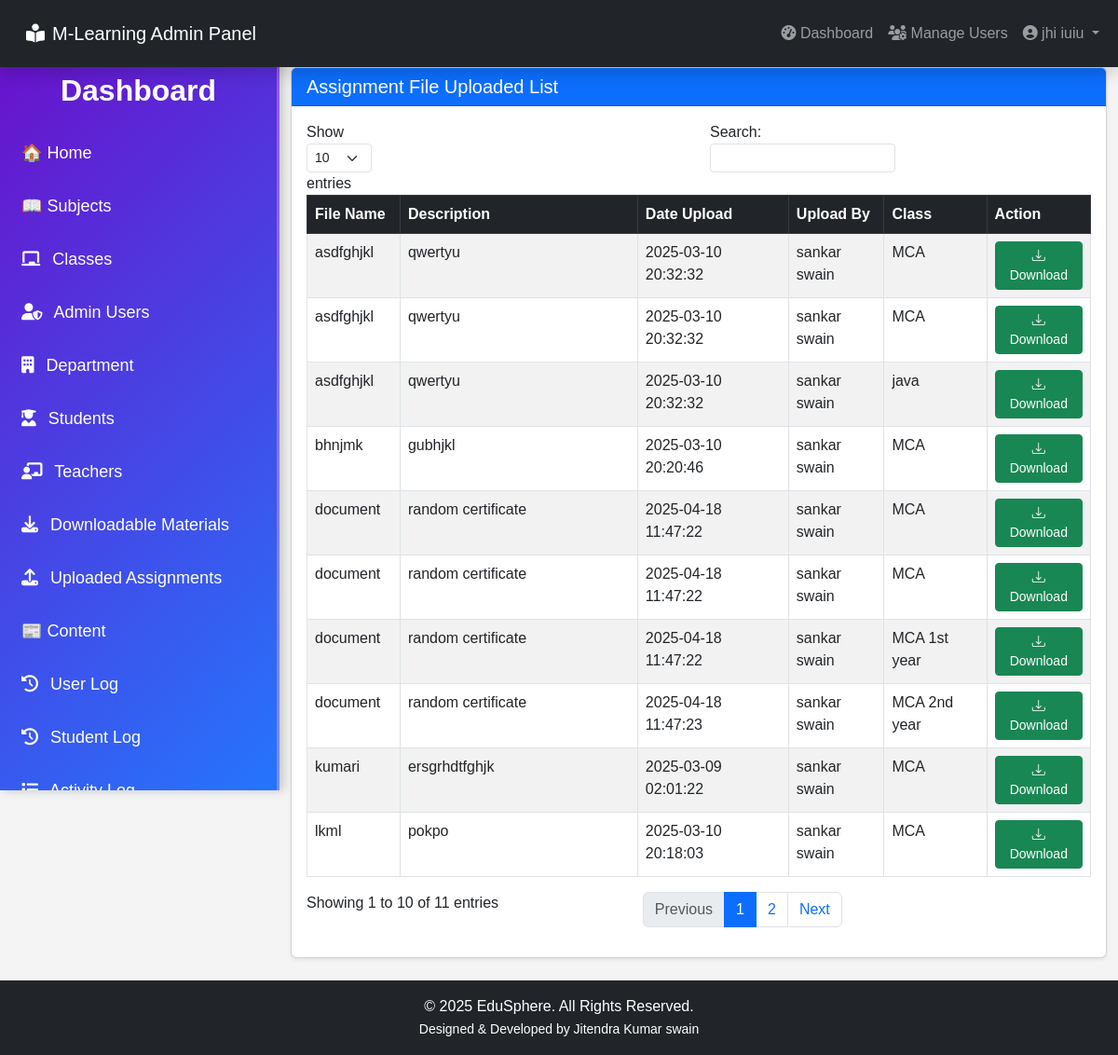
Screenshot of /admin/assignment/assignment.php (signed in) with the database file from the repository.
### tables this page shows
CREATE TABLE `users` (
  `user_id` int(11) NOT NULL,
  `username` varchar(100) NOT NULL,
  `password` varchar(100) NOT NULL,
  `firstname` varchar(100) NOT NULL,
  `lastname` varchar(100) NOT NULL,
  `date` varchar(30) NOT NULL DEFAULT current_timestamp()
);

CREATE TABLE `assignment` (
  `assignment_id` int(11) NOT NULL,
  `floc` varchar(300) NOT NULL,
  `fdatein` varchar(100) NOT NULL,
  `fdesc` varchar(100) NOT NULL,
  `teacher_id` int(11) NOT NULL,
  `class_id` int(11) NOT NULL,
  `fname` varchar(100) NOT NULL
);

CREATE TABLE `teacher` (
  `teacher_id` int(11) NOT NULL,
  `username` varchar(100) NOT NULL,
  `password` varchar(200) NOT NULL,
  `firstname` varchar(100) NOT NULL,
  `lastname` varchar(100) NOT NULL,
  `department_id` int(11) NOT NULL,
  `location` varchar(200) NOT NULL,
  `about` varchar(500) NOT NULL,
  `teacher_status` varchar(20) NOT NULL,
  `teacher_stat` varchar(100) NOT NULL
);

CREATE TABLE `class` (
  `class_id` int(11) NOT NULL,
  `class_name` varchar(100) NOT NULL
);

### admin/session.php (called while the page is built, shortened)
<?php
$session_id = $_SESSION['id'];
?>

### admin/assignment/assignment.php (the view, shortened to what this page needs)
<?php include('../header.php'); ?>
<?php include('../session.php'); ?>
<body>
    <?php include('../navbar.php'); ?>
    <div class="container-fluid mt-4">
        <div class="row mt-4">
            <div class="col-lg-3 col-md-4 d-none d-lg-block p-0 mt-5">
                <?php include('../sidebar_dashboard.php'); ?>
            </div>
            <div class="col-lg-9 mt-5">
                <div class="card shadow-sm">
                    <div class="card-header bg-primary text-white">
                        <h5 class="mb-0">Assignment File Uploaded List</h5>
                    </div>
                    <div class="card-body">
                        <?php
                            $query = mysqli_query($conn, "SELECT * FROM assignment
                                LEFT JOIN teacher ON teacher.teacher_id = assignment.teacher_id
                                LEFT JOIN teacher_class ON teacher_class.teacher_class_id = assignment.class_id
                                INNER JOIN class ON class.class_id = teacher_class.class_id")
                                or die(mysqli_error());
                            if (mysqli_num_rows($query) > 0) {
                        ?>
                        <div class="table-responsive">
                            <table id="assignmentTable" class="table table-striped table-bordered">
                                <thead class="table-dark">
                                    <tr>
                                        <th>File Name</th>
                                        <th>Description</th>
                                        <th>Date Upload</th>
                                        <th>Upload By</th>
                                        <th>Class</th>
                                        <th>Action</th>
                                    </tr>
                                </thead>
                                <tbody>
                                    <?php while($row = mysqli_fetch_array($query)) { ?>
                                    <tr>
                                        <td><?php echo $row['fname']; ?></td>
                                        <td><?php echo $row['fdesc']; ?></td>
                                        <td><?php echo $row['fdatein']; ?></td>
                                        <td><?php echo $row['firstname']." ".$row['lastname']; ?></td>
                                        <td><?php echo $row['class_name']; ?></td>
                                        <td>
                                            <a href="uploads/<?php echo $row['fname']; ?>" download class="btn btn-sm btn-success">
                                                <i class="bi bi-download"></i> Download
                                            </a>
                                        </td>
                                    </tr>
                                    <?php } ?>
                                </tbody>
                            </table>
                        </div>
                        <?php
                            } else {
                        ?>
                        <div class="alert alert-warning text-center" role="alert">
                            <i class="bi bi-exclamation-triangle"></i> No assignments have been uploaded yet.
                        </div>
                        <?php } ?>
                    </div>
                </div>
            </div>
        </div>
    </div>
    <?php include('../footer.php'); ?>
</body>
</html>

### admin/navbar.php (shortened to what this page needs)
<?php
    $query = mysqli_query($conn, "SELECT * FROM users WHERE user_id = '$session_id'") or die(mysqli_error($conn));
    $row = mysqli_fetch_array($query);
?>
<nav class="navbar navbar-expand-lg navbar-dark bg-dark fixed-top shadow">
    <div class="container-fluid">
        <a class="navbar-brand d-flex align-items-center p-lg-3 p-md-3" href="#" onclick="openNav()">
            <h5 class="mb-0"><i class="fas fa-book-reader me-2"></i>M-Learning Admin Panel</h5>
        </a>
        <div class="collapse navbar-collapse justify-content-end" id="navbarNav">
            <ul class="navbar-nav">
                <li class="nav-item">
                    <a class="nav-link" href="../dashboard/dashboard.php">
                        <i class="fas fa-tachometer-alt"></i> Dashboard
                    </a>
                </li>
                <li class="nav-item">
                    <a class="nav-link" href="../user/admin_user.php">
                        <i class="fas fa-users-cog"></i> Manage Users
                    </a>
                </li>
                <li class="nav-item dropdown">
                    <a class="nav-link dropdown-toggle" href="#" id="userDropdown" role="button" data-bs-toggle="dropdown">
                        <i class="fa fa-user-circle"></i> <?php echo $row['firstname']." ".$row['lastname']; ?>
                    </a>
                </li>
            </ul>
        </div>
    </div>
</nav>

### admin/sidebar_dashboard.php (style rules this page uses)
* { margin: 0; padding: 0; box-sizing: border-box; font-family: 'Poppins', sans-serif; }
body { height: 100vh; background: #f4f4f4; }

### rows the page displays
users: firstname "jhi", lastname "iuiu"
assignment: fname "kumari", fdesc "ersgrhdtfghjk", fdatein "2025-03-09 02:01:22", teacher.firstname "sankar", teacher.lastname "swain", class.class_name "MCA"
assignment: fname "lkml", fdesc "pokpo", fdatein "2025-03-10 20:18:03", teacher.firstname "sankar", teacher.lastname "swain", class.class_name "MCA"
assignment: fname "bhnjmk", fdesc "gubhjkl", fdatein "2025-03-10 20:20:46", teacher.firstname "sankar", teacher.lastname "swain", class.class_name "MCA"
assignment: fname "asdfghjkl", fdesc "qwertyu", fdatein "2025-03-10 20:32:32", teacher.firstname "sankar", teacher.lastname "swain", class.class_name "MCA"
assignment: fname "asdfghjkl", fdesc "qwertyu", fdatein "2025-03-10 20:32:32", teacher.firstname "sankar", teacher.lastname "swain", class.class_name "MCA"
assignment: fname "asdfghjkl", fdesc "qwertyu", fdatein "2025-03-10 20:32:32", teacher.firstname "sankar", teacher.lastname "swain", class.class_name "java"
assignment: fname "document", fdesc "random certificate", fdatein "2025-04-18 11:47:22", teacher.firstname "sankar", teacher.lastname "swain", class.class_name "MCA"
assignment: fname "document", fdesc "random certificate", fdatein "2025-04-18 11:47:22", teacher.firstname "sankar", teacher.lastname "swain", class.class_name "MCA"
assignment: fname "document", fdesc "random certificate", fdatein "2025-04-18 11:47:22", teacher.firstname "sankar", teacher.lastname "swain", class.class_name "MCA 1st year"
assignment: fname "document", fdesc "random certificate", fdatein "2025-04-18 11:47:23", teacher.firstname "sankar", teacher.lastname "swain", class.class_name "MCA 2nd year"
